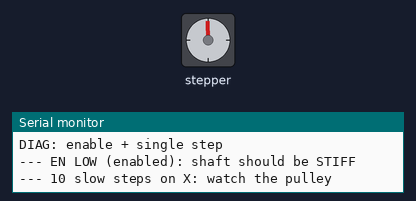
Bench run of a sketch on a simulated Arduino Uno, built with avr-gcc and run on an emulated ATmega328P. Parts: stepper motor, the last lines printed to the serial monitor. Wiring (inferred from the names in the program): stepper motor driver (200 steps per turn assumed): step pin 2; direction pin 5; enable pin 8.

Above: at 6.1 s.
At 11.5 s:
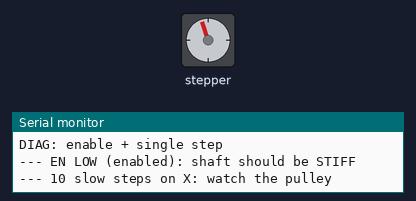
At 27.5 s:
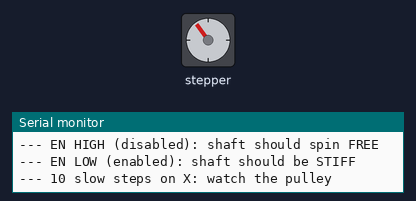
Timing chart, 0 to 40.0 s (numbered marks = the images above):
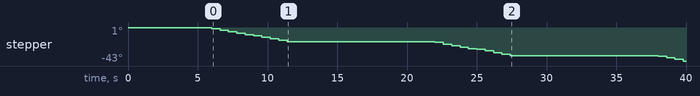

The sketch:

diag.ino
```cpp
// Diagnostic: enable toggle + slow single-step on X.
//
// Phase 1: EN LOW for 5 s  -> drivers enabled, shaft should feel stiff
// Phase 2: 10 single steps on X, 600 ms apart -> should visibly jerk
// Phase 3: EN HIGH for 5 s -> drivers disabled, shaft should spin freely
//
// If stiffness never changes, the driver has no VMOT/logic or is dead.
// If it is stiff but never steps, the problem is Vref, jumpers or wiring.

const int EN     = 8;
const int X_STEP = 2;
const int X_DIR  = 5;

void setup() {
  Serial.begin(115200);
  pinMode(EN, OUTPUT);
  pinMode(X_STEP, OUTPUT);
  pinMode(X_DIR, OUTPUT);
  digitalWrite(X_STEP, LOW);
  digitalWrite(X_DIR, LOW);
  Serial.println();
  Serial.println("DIAG: enable + single step");
  delay(1000);
}

void loop() {
  Serial.println("--- EN LOW (enabled): shaft should be STIFF");
  digitalWrite(EN, LOW);
  delay(5000);

  Serial.println("--- 10 slow steps on X: watch the pulley");
  for (int i = 0; i < 10; i++) {
    digitalWrite(X_STEP, HIGH);
    delayMicroseconds(10);
    digitalWrite(X_STEP, LOW);
    delay(600);
  }

  Serial.println("--- EN HIGH (disabled): shaft should spin FREE");
  digitalWrite(EN, HIGH);
  delay(5000);
}
```
